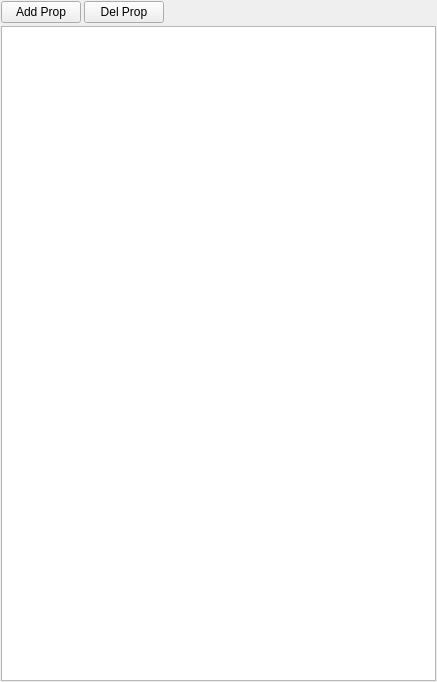
<?xml version="1.0" encoding="UTF-8"?>
<ui version="4.0">
 <class>DictProps_Widget</class>
 <widget class="QWidget" name="DictProps_Widget">
  <property name="geometry">
   <rect>
    <x>0</x>
    <y>0</y>
    <width>437</width>
    <height>682</height>
   </rect>
  </property>
  <property name="windowTitle">
   <string>Form</string>
  </property>
  <layout class="QVBoxLayout" name="verticalLayout">
   <property name="spacing">
    <number>3</number>
   </property>
   <property name="leftMargin">
    <number>1</number>
   </property>
   <property name="topMargin">
    <number>1</number>
   </property>
   <property name="rightMargin">
    <number>1</number>
   </property>
   <property name="bottomMargin">
    <number>1</number>
   </property>
   <item>
    <layout class="QHBoxLayout" name="horizontalLayout">
     <item>
      <widget class="QPushButton" name="btnAdd">
       <property name="toolTip">
        <string>Add Prop</string>
       </property>
       <property name="text">
        <string>Add Prop</string>
       </property>
       <property name="icon">
        <iconset resource="images.qrc">
         <normaloff>:/images/add.png</normaloff>:/images/add.png</iconset>
       </property>
       <property name="shortcut">
        <string>Shift+Ins</string>
       </property>
      </widget>
     </item>
     <item>
      <widget class="QPushButton" name="btnDel">
       <property name="toolTip">
        <string>Del Prop</string>
       </property>
       <property name="text">
        <string>Del Prop</string>
       </property>
       <property name="icon">
        <iconset resource="images.qrc">
         <normaloff>:/images/del.png</normaloff>:/images/del.png</iconset>
       </property>
       <property name="shortcut">
        <string>Shift+Del</string>
       </property>
      </widget>
     </item>
     <item>
      <spacer name="horizontalSpacer">
       <property name="orientation">
        <enum>Qt::Horizontal</enum>
       </property>
       <property name="sizeHint" stdset="0">
        <size>
         <width>40</width>
         <height>20</height>
        </size>
       </property>
      </spacer>
     </item>
    </layout>
   </item>
   <item>
    <widget class="QTableView" name="tvProps">
     <property name="styleSheet">
      <string notr="true">QTableView::item:focus { border : 2px solid blue; }</string>
     </property>
     <property name="alternatingRowColors">
      <bool>true</bool>
     </property>
     <property name="selectionMode">
      <enum>QAbstractItemView::SingleSelection</enum>
     </property>
     <property name="selectionBehavior">
      <enum>QAbstractItemView::SelectRows</enum>
     </property>
     <attribute name="horizontalHeaderStretchLastSection">
      <bool>true</bool>
     </attribute>
    </widget>
   </item>
  </layout>
 </widget>
 <resources>
  <include location="images.qrc"/>
 </resources>
 <connections/>
</ui>
